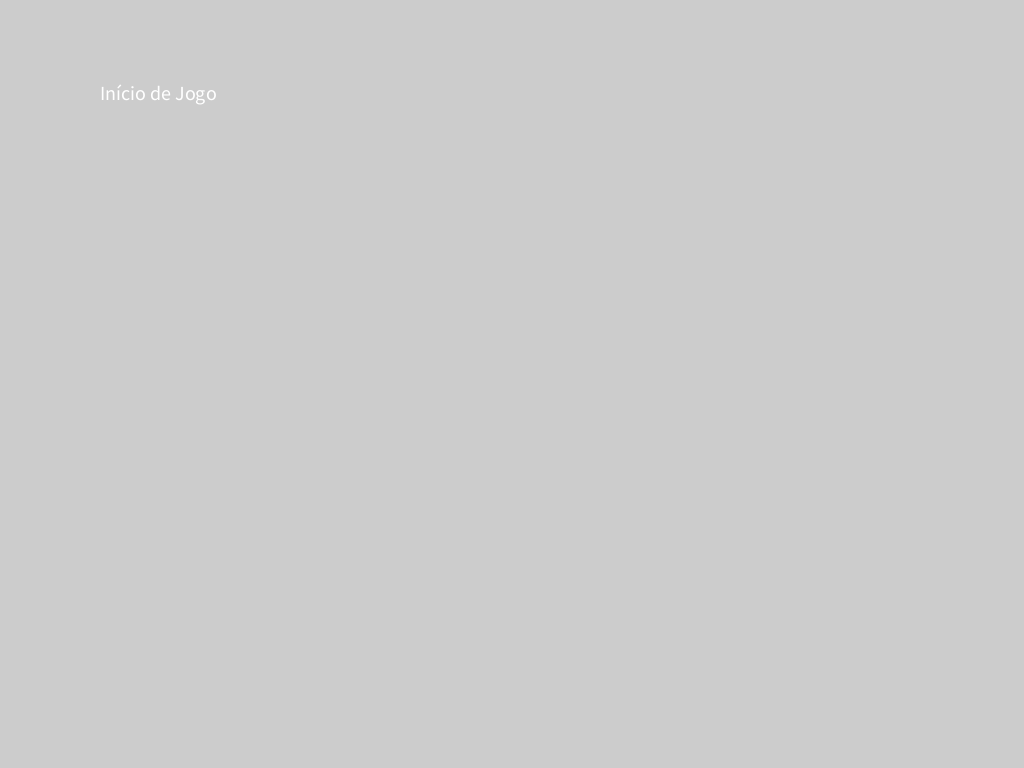
Frame 1 (no input)
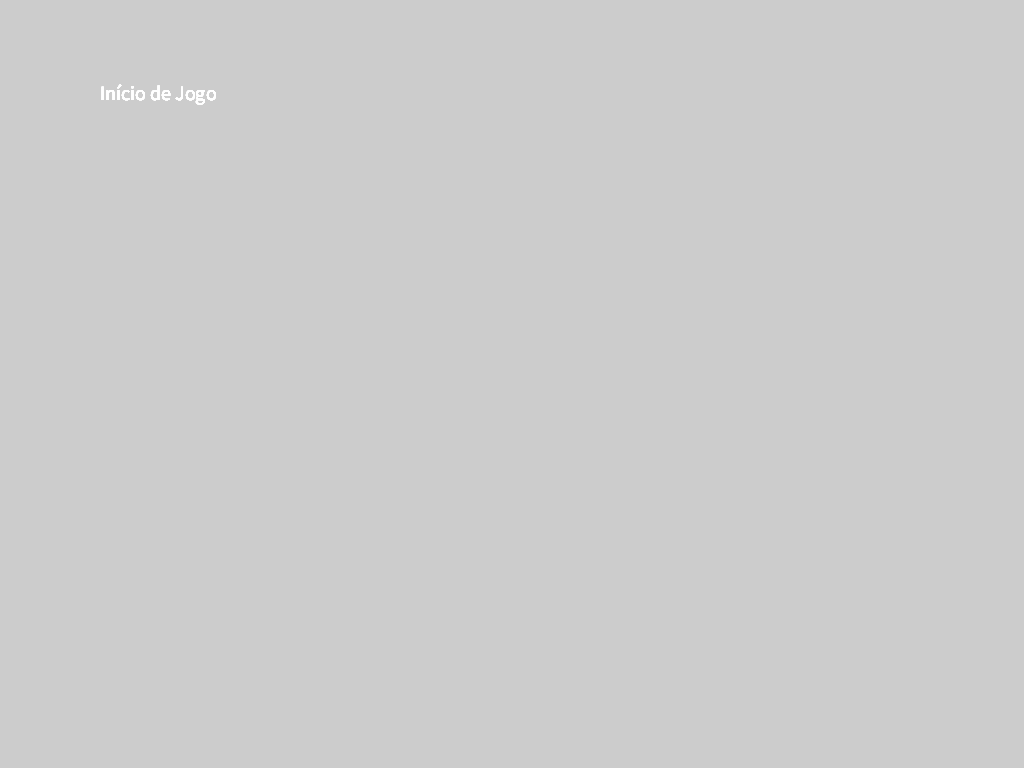
Frame 60 (the mouse pressed at the canvas centre just before this capture)
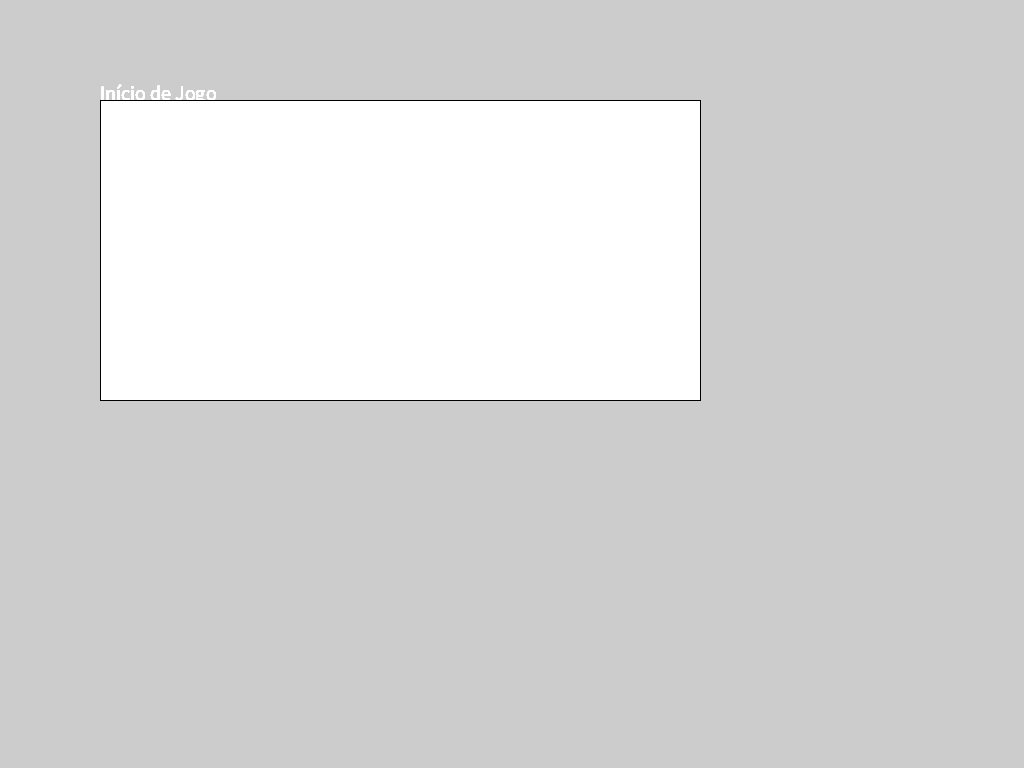
Frame 120 (the mouse held since frame 60 and released just before this capture)

The Processing sketch that drew these frames (run headless with seeded random() and noise(); from frame 60 on, the mouse is pressed at the canvas centre):

// Processing sketch: sketch_12_screen_navigation_with_interface
// ── sketch_12_screen_navigation_with_interface.pde
ArrayList<ScreenInterface> screens = new ArrayList<>();
ScreenInterface actualScreen = null;
int screenIndex = 0;

void setup() {
  size(1024, 768);
  screens.add(new Screen("Início de Jogo"));
  screens.add(new Phase());
  screens.add(new Screen("Fim de Jogo"));
  
  actualScreen = screens.get(screenIndex);
}

void draw() {
  clear();
  if (actualScreen.update()) {
    if (screenIndex == 0 || screenIndex == 1) {
      screenIndex++;
      actualScreen = screens.get(screenIndex);
    }
    else {
      
    }
  }
  actualScreen.render();
}

void mousePressed() {
  actualScreen.mousePress();
}

// ── Phase.pde
public class Phase implements ScreenInterface {
  
  private boolean exit = false;
  
  Phase() {
    
  }
  
  boolean update() {
    return exit;
  }
  
  void render() {
    rect(100, 100, 600, 300);
  }
  
  void mousePress() {
    exit = true;
  }
}

// ── Screen.pde
public class Screen implements ScreenInterface {
  
  private String title;
  private boolean exit = false;
  
  Screen(String title) {
    this.title = title;
  }
  
  boolean update() {
    return exit;
  }
  
  void render() {
    textSize(20);
    text(title, 100, 100);
  }
  
  void mousePress() {
    exit = true;
  }
}

// ── ScreenInterface.pde
public interface ScreenInterface {
  boolean update();
  void render();
  void mousePress();
}
